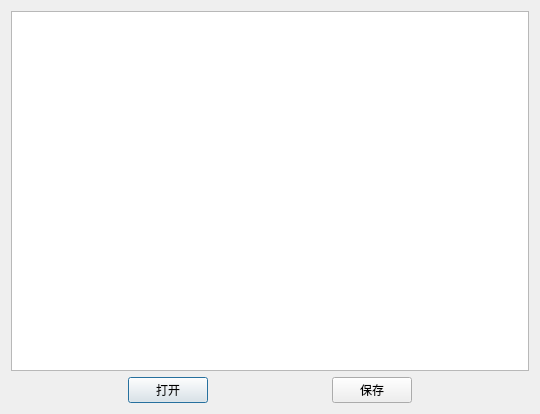
<?xml version="1.0" encoding="UTF-8"?>
<ui version="4.0">
 <class>MainDialog</class>
 <widget class="QDialog" name="MainDialog">
  <property name="geometry">
   <rect>
    <x>0</x>
    <y>0</y>
    <width>540</width>
    <height>414</height>
   </rect>
  </property>
  <property name="windowTitle">
   <string>MainDialog</string>
  </property>
  <layout class="QVBoxLayout" name="verticalLayout">
   <item>
    <widget class="QPlainTextEdit" name="TxtPlainTextEdit"/>
   </item>
   <item>
    <layout class="QHBoxLayout" name="horizontalLayout">
     <item>
      <spacer name="HorizontalSpacer_1">
       <property name="orientation">
        <enum>Qt::Horizontal</enum>
       </property>
       <property name="sizeHint" stdset="0">
        <size>
         <width>40</width>
         <height>20</height>
        </size>
       </property>
      </spacer>
     </item>
     <item>
      <widget class="QPushButton" name="openPushButton">
       <property name="text">
        <string>打开</string>
       </property>
      </widget>
     </item>
     <item>
      <spacer name="HorizontalSpacer_2">
       <property name="orientation">
        <enum>Qt::Horizontal</enum>
       </property>
       <property name="sizeHint" stdset="0">
        <size>
         <width>40</width>
         <height>20</height>
        </size>
       </property>
      </spacer>
     </item>
     <item>
      <widget class="QPushButton" name="savePushButton">
       <property name="text">
        <string>保存</string>
       </property>
      </widget>
     </item>
     <item>
      <spacer name="HorizontalSpacer_3">
       <property name="orientation">
        <enum>Qt::Horizontal</enum>
       </property>
       <property name="sizeHint" stdset="0">
        <size>
         <width>40</width>
         <height>20</height>
        </size>
       </property>
      </spacer>
     </item>
    </layout>
   </item>
  </layout>
 </widget>
 <layoutdefault spacing="6" margin="11"/>
 <tabstops>
  <tabstop>TxtPlainTextEdit</tabstop>
  <tabstop>openPushButton</tabstop>
  <tabstop>savePushButton</tabstop>
 </tabstops>
 <resources/>
 <connections/>
</ui>
